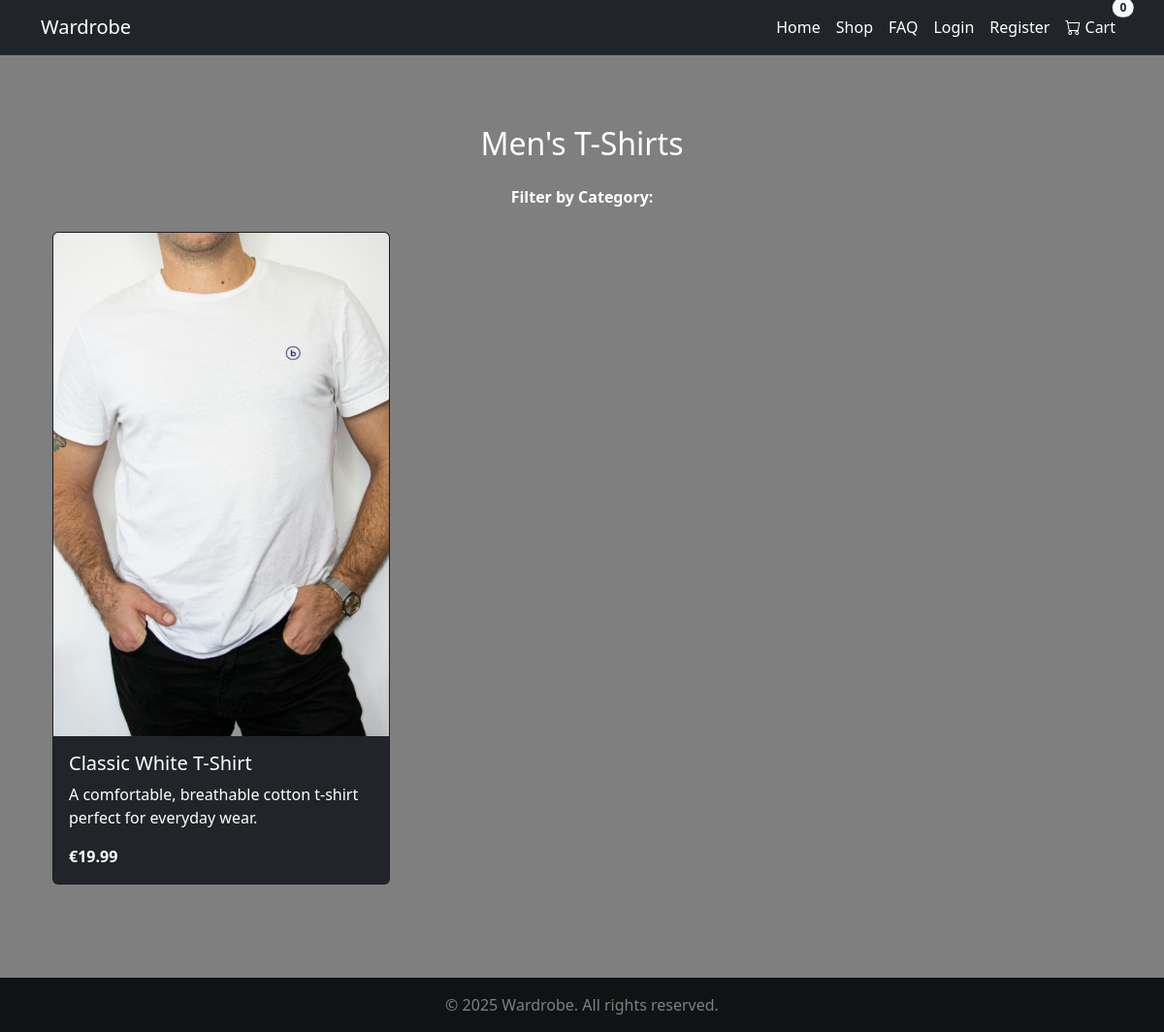
/shop/men/t-shirts/, run on the app's committed database.
### products/models.py (models this page shows, shortened)
class Category(models.Model):
    name = models.CharField(max_length=100)
    gender = models.CharField(
        max_length=10,
        choices=[('men', 'Men'), ('women', 'Women')],
        default='men'
    )
    slug = models.SlugField(unique=True)
    class Meta:
        verbose_name_plural = 'Categories'

class Product(models.Model):
    GENDER_CHOICES = [
        ('men', 'Men'),
        ('women', 'Women'),
    ]
    name = models.CharField(max_length=100)
    category = models.ForeignKey(Category, on_delete=models.CASCADE)
    description = models.TextField(blank=True)
    price = models.DecimalField(max_digits=6, decimal_places=2)
    image = models.ImageField(upload_to='products/')
    is_available = models.BooleanField(default=True)
    gender = models.CharField(max_length=10, choices=GENDER_CHOICES)
    sizes = models.ManyToManyField(Size, blank=True)
    created_at = models.DateTimeField(auto_now_add=True)

### wardrobeapp/views.py (the view)
# urls.py: path('shop/<str:gender>/<slug:category_slug>/', views.products_by_category, name='products_by_category'),
def products_by_category(request, gender, category_slug):
    category = get_object_or_404(Category, slug=category_slug)
    products = Product.objects.filter(category=category, gender=gender, is_available=True)
    return render(request, 'products/products_by_category.html', {
        'category': category,
        'gender': gender,
        'products': products
    })

### cart/cart.py (called while the page is built)
    def _load_cart_data(self):
        cart = self.session.get(settings.CART_SESSION_ID, {})
        return cart if isinstance(cart, dict) else {}

    def __len__(self):
        return sum(item.get('quantity', 0) for item in self.cart.values())

### cart/context_processors.py (called while the page is built)
def cart_context(request):
    cart = Cart(request)
    return {
        'cart': cart,
        'cart_item_count': len(cart),
    }

### wardrobeapp/templates/products/products_by_category.html (shortened to what this page needs)
{% extends "base.html" %}
{% block content %}
<div class="container py-5 text-white">
    <h2 class="text-center mb-4">{{ gender|title }}'s {{ category.name|title }}</h2>
    <div class="mb-4 text-center">
        <strong>Filter by Category:</strong>
    </div>
    {% if products %}
        <div class="row">
            {% for product in products %}
                <div class="col-md-4 mb-4">
                    <div class="card h-100 bg-dark text-white">
                        <a href="{% url 'product_detail' product.pk %}">
                            {% if product.image %}
                                <img src="{{ product.image.url }}" class="card-img-top" alt="{{ product.name }}">
                            {% else %}
                                <img src="https://via.placeholder.com/300x200" class="card-img-top" alt="No image">
                            {% endif %}
                        </a>
                        <div class="card-body">
                            <h5 class="card-title">
                                <a href="{% url 'product_detail' product.pk %}" class="text-white text-decoration-none">
                                    {{ product.name }}
                                </a>
                            </h5>
                            <p class="card-text">{{ product.description|truncatewords:15 }}</p>
                            <p class="card-text fw-bold">€{{ product.price }}</p>
                        </div>
                    </div>
                </div>
            {% endfor %}
        </div>
    {% else %}
        <p class="text-center">No products available in this category.</p>
    {% endif %}
</div>
{% endblock %}

### wardrobeapp/static/css/style.css (style rules this page uses)
html, body { margin: 0; padding: 0; height: 100%; width: 100%; font-family: 'Segoe UI', sans-serif; color: #fff; background: url('https://images.unsplash.com/photo-1489987707025-afc232f7ea0f?q=80&w=1170&auto=format&fit=crop&ixlib=rb-4.1.0') no-repeat center center fixed; background-size: cover; overflow-x: hidden; }
body::before { content: ''; position: fixed; inset: 0; background: rgba(0, 0, 0, 0.5); z-index: 0; }
main, .container, .card, form, section, .row { position: relative; z-index: 1; }

### data on the page
Category: name "T-Shirts"
Product: image (picture), name "Classic White T-Shirt", description "A comfortable, breathable cotton t-shirt perfect for everyday wear.", price "19.99"

### other printed values
{{ cart_item_count|default:0 }} "0"
{{ gender|title }} "Men"
